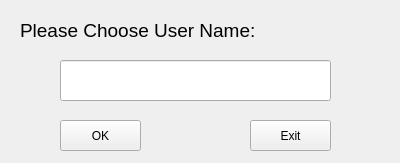
<?xml version="1.0" encoding="UTF-8"?>
<ui version="4.0">
 <class>Welcome</class>
 <widget class="QWidget" name="Welcome">
  <property name="geometry">
   <rect>
    <x>0</x>
    <y>0</y>
    <width>400</width>
    <height>163</height>
   </rect>
  </property>
  <property name="windowTitle">
   <string>Welcome</string>
  </property>
  <widget class="QLabel" name="label">
   <property name="geometry">
    <rect>
     <x>20</x>
     <y>10</y>
     <width>251</width>
     <height>41</height>
    </rect>
   </property>
   <property name="font">
    <font>
     <pointsize>14</pointsize>
    </font>
   </property>
   <property name="text">
    <string>Please Choose User Name:</string>
   </property>
  </widget>
  <widget class="QLineEdit" name="usernameText">
   <property name="geometry">
    <rect>
     <x>60</x>
     <y>60</y>
     <width>271</width>
     <height>41</height>
    </rect>
   </property>
   <property name="font">
    <font>
     <pointsize>16</pointsize>
    </font>
   </property>
   <property name="text">
    <string/>
   </property>
  </widget>
  <widget class="QPushButton" name="okButton">
   <property name="geometry">
    <rect>
     <x>60</x>
     <y>120</y>
     <width>81</width>
     <height>31</height>
    </rect>
   </property>
   <property name="text">
    <string>OK</string>
   </property>
  </widget>
  <widget class="QPushButton" name="exitButton">
   <property name="geometry">
    <rect>
     <x>250</x>
     <y>120</y>
     <width>81</width>
     <height>31</height>
    </rect>
   </property>
   <property name="text">
    <string>Exit</string>
   </property>
  </widget>
 </widget>
 <resources/>
 <connections/>
</ui>
